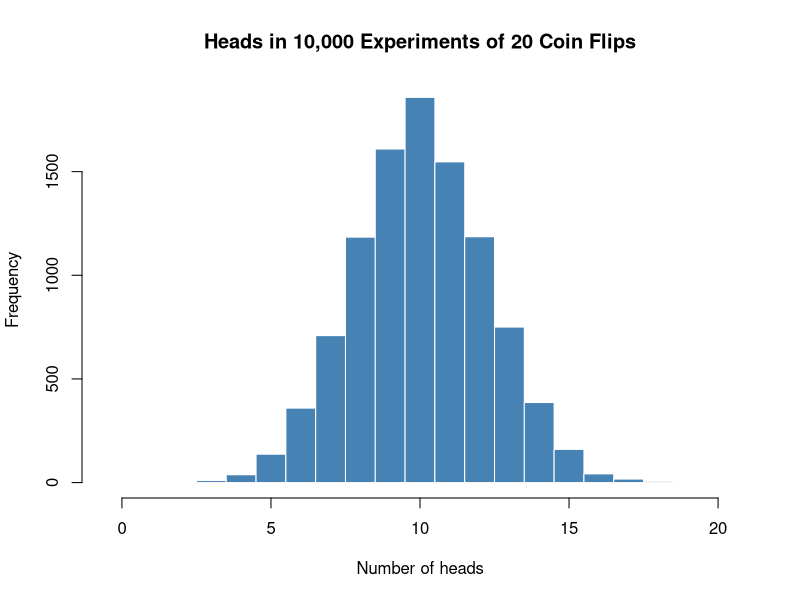

This chart was generated by the following R code:
# CMPSC301: Data Science
# Activity 02: Can You Beat Randomness?
#
# Run this file from this directory with:
# Rscript randomness.R

# This activity simulates 10,000 experiments. Each experiment represents 20
# fair coin flips, and we ask whether the experiment contains 7 heads in a row.

# Clear the environment and console to make a clean execution of the code.

rm(list = ls()) # clear out the variables from memory to make a clean execution of the code.

# If you want to remove all previous plots and clear the console, run the following two lines.
graphics.off() # clear out all plots from previous work.

cat("\014") # clear the console

# Part 1: Build one experiment -------------------------------------------
# TODO: Use sample() to create 20 coin flips named one_experiment. Sample from
# c("H", "T"), use size = 20, and set replace = TRUE.
one_experiment <- c()

# TODO: Use sum(one_experiment == "H") to count heads in one_experiment.
heads_in_one_experiment <- NA

# Part 2: Detect a streak -------------------------------------------------
# The function below returns TRUE if seven consecutive flips are all heads.
has_seven_heads_in_a_row <- function(flips) {
  for (start_position in 1:(length(flips) - 6)) {
    if (all(flips[start_position:(start_position + 6)] == "H")) {
      return(TRUE)
    }
  }
  FALSE
}

# TODO: Use has_seven_heads_in_a_row(one_experiment) to answer whether the
# first experiment contains a seven-head streak.
one_experiment_has_streak <- NA

# Part 3: Repeat the experiment ------------------------------------------
number_of_experiments <- 10000

# TODO: Use replicate() to run number_of_experiments simulations. Each
# simulation should create 20 flips with sample() and pass those flips to
# has_seven_heads_in_a_row(). Store the logical results in streak_results.
streak_results <- c()

# TODO: Use mean(streak_results) to calculate the proportion of experiments
# that contained at least one seven-head streak.
streak_proportion <- NA

# TODO: Use sum(streak_results) to count the experiments with a streak.
streak_count <- NA

# This histogram shows the number of heads in each of 10,000 experiments.
# A typical experiment has about 10 heads, but there is natural variation.
head_counts <- replicate(number_of_experiments, {
  sum(sample(c("H", "T"), size = 20, replace = TRUE) == "H")
})

# Part 4: Report your findings -------------------------------------------
print("Can You Beat Randomness?")
print(paste("Heads in the first 20 flips:", heads_in_one_experiment))
print(paste("Did the first experiment have 7 heads in a row?",
            one_experiment_has_streak))
print(paste("Experiments with a 7-head streak:", streak_count, "out of",
            number_of_experiments))
print(paste("Estimated probability:", round(streak_proportion, 4)))

hist(head_counts, breaks = seq(-0.5, 20.5, by = 1),
  main = "Heads in 10,000 Experiments of 20 Coin Flips",
  xlab = "Number of heads", col = "steelblue", border = "white")

# Challenge: Change the experiment to investigate a different question.
# Examples: 8 heads in a row, 30 flips per experiment, or a six-sided die.
# In 2-3 comments, state your question and what you observed.
# TODO: Write your challenge code and observations here.
